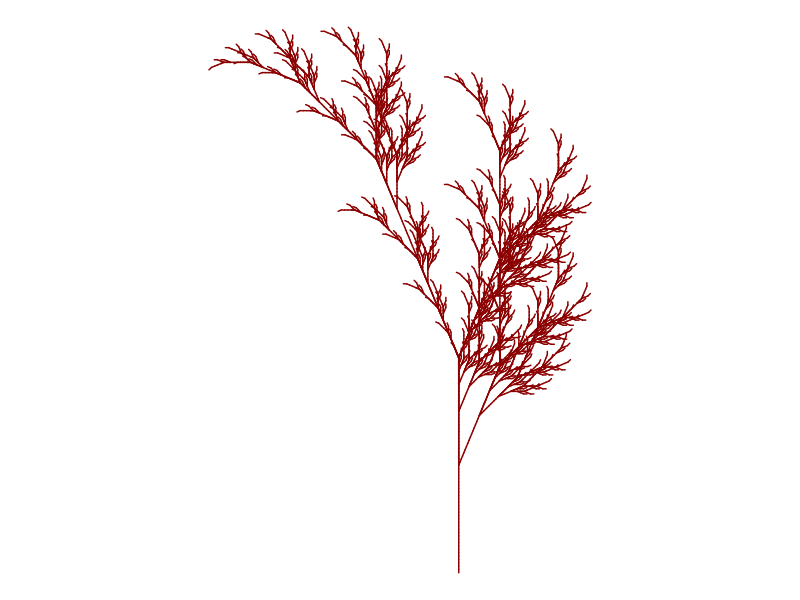

The R script that drew this image:
## ---- chunk 1
## Data Visualization
## Objective: Create graphics with R
## Title: Fall color
# Credit: https://fronkonstin.com

# Install packages
# install.packages(c("gsubfn", "proto", "tidyverse"))

library(gsubfn)
library(tidyverse)

# Define elements in plant art
# Each image corresponds to a different axiom, rules, angle and depth

# Leaf of Fall

axiom="X"
rules=list("X"="F-[[X]+X]+F[+FX]-X", "F"="FF")
angle=22.5
depth=6


for (i in 1:depth) axiom=gsubfn(".", rules, axiom)

actions=str_extract_all(axiom, "\\d*\\+|\\d*\\-|F|L|R|\\[|\\]|\\|") %>% unlist

status=data.frame(x=numeric(0), y=numeric(0), alfa=numeric(0))
points=data.frame(x1 = 0, y1 = 0, x2 = NA, y2 = NA, alfa=90, depth=1)


# Generating data
# Note: may take a minute or two

for (action in actions)
{
  if (action=="F")
  {
    x=points[1, "x1"]+cos(points[1, "alfa"]*(pi/180))
    y=points[1, "y1"]+sin(points[1, "alfa"]*(pi/180))
    points[1,"x2"]=x
    points[1,"y2"]=y
    data.frame(x1 = x, y1 = y, x2 = NA, y2 = NA,
               alfa=points[1, "alfa"],
               depth=points[1,"depth"]) %>% rbind(points)->points
  }
  if (action %in% c("+", "-")){
    alfa=points[1, "alfa"]
    points[1, "alfa"]=eval(parse(text=paste0("alfa",action, angle)))
  }
  if(action=="["){
    data.frame(x=points[1, "x1"], y=points[1, "y1"], alfa=points[1, "alfa"]) %>%
      rbind(status) -> status
    points[1, "depth"]=points[1, "depth"]+1
  }

  if(action=="]"){
    depth=points[1, "depth"]
    points[-1,]->points
    data.frame(x1=status[1, "x"], y1=status[1, "y"], x2=NA, y2=NA,
               alfa=status[1, "alfa"],
               depth=depth-1) %>%
      rbind(points) -> points
    status[-1,]->status
  }
}

ggplot() +
  geom_segment(aes(x = x1, y = y1, xend = x2, yend = y2),
               lineend = "round",
               color="darkred", # Set your own Fall color?
               data=na.omit(points)) +
  coord_fixed(ratio = 1) +
  theme_void() # No grid nor axes
